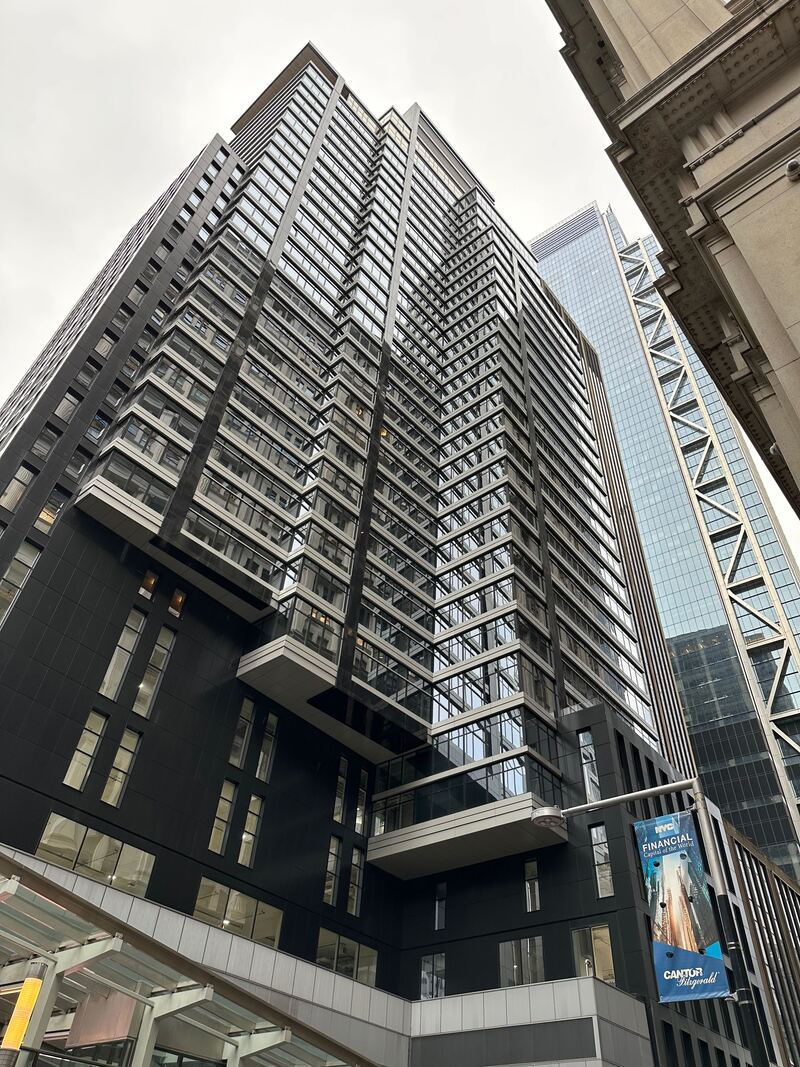
#> input picture samples/nyc-office-skyscraper.jpeg, 800 x 1067 px
$ python kirsch.py samples/nyc-office-skyscraper.jpeg
#> lines starting #> are read from the running program, lines starting #| are printed output that depends on the picture
#!/usr/bin/env python3

import argparse
import os
import sys
import time
import math

import numpy as np
from PIL import Image
from scipy.signal import convolve2d
import cupy as cp

# Input Arguments
def sposint(val):
    val = int(val)
    if val <= 0:
        raise argparse.ArgumentTypeError(f'{val} invalid positive int value')
    return val

aparser = argparse.ArgumentParser(
    description='Compute a map of edges and their directions from input ' \
                'images using the Kirsch operator.')
aparser.add_argument('-s', '--suffix', dest='img_suffix', metavar='suffix',
    default='_edge', type=str,
    help='a string to append to the end of the input filename')
aparser.add_argument('-a', '--accel-gpu', dest='accel_gpu', default=False,
    action='store_true',
    help='enable GPGPU acceleration through CUDA')
aparser.add_argument('-c', '--colour', dest='img_colour_map',
    choices=('mono', 'sim', 'fpga'), default='sim', type=str,
    help='select the output edge colour mapping, \'sim\' and \'fpga\' are ' \
        'the ECE 327 colour mappings (default: sim)')
aparser.add_argument('-t', '--threshold', dest='threshold',
    metavar='deriv_threshold', default='383', type=int,
    help='the maximum edge direction derivative threshold (default: 383)')
aparser.add_argument('-r', '--resize', dest='img_ratio', metavar='ratio',
    default=1, type=sposint,
    help='scaling factor of each input pixel (default: 1)')
aparser.add_argument('img_files', nargs='+', type=str)

args = aparser.parse_args()

# Directional Colour Mappings
bg_colour = np.array([0, 0, 0])
cmaps = np.array([
    # sim colours
    [[0, 100, 200], [100, 200, 0], [0, 200, 100], [255, 0, 0],
     [0, 0, 255], [200, 100, 0], [0, 255, 0], [200, 0, 100]],
    # fpga colours
    [[0, 0, 255], [255, 0, 0], [0, 255, 0], [255, 255, 0],
     [85, 85, 85], [255, 0, 255], [0, 255, 255], [255, 255, 255]],
    # mono colour
    [[255, 127, 0], [255, 127, 0], [255, 127, 0], [255, 127, 0],
      [255, 127, 0], [255, 127, 0], [255, 127, 0], [255, 127, 0]]
    ])

# Function Definitions
def getKirschFilters():
    kirsch = [5, -3, -3, -3, -3, -3, 5, 5]
    rot = lambda l, n: l[-n:] + l[:-n]
    filts = np.zeros((8, 3, 3), dtype=np.int32)
    for d in range(8):
        filts[d] = np.array([kirsch[0:3],
                             [kirsch[7], 0, kirsch[3]],
                             kirsch[6:3:-1]], dtype=np.int32)
        kirsch = rot(kirsch, 1)
    return filts

# Main Program
def main():
    cmap = args.img_colour_map
    cmap_idx = 0 if (cmap == 'sim') else (1 if (cmap == 'fpga') else 2)
    thres = args.threshold
    scale = args.img_ratio
    filts = getKirschFilters()

    for n, file in enumerate(args.img_files):
        t0 = time.time_ns()

        try:
            img_grey = np.asarray(Image.open(args.img_files[n]).convert('L'))
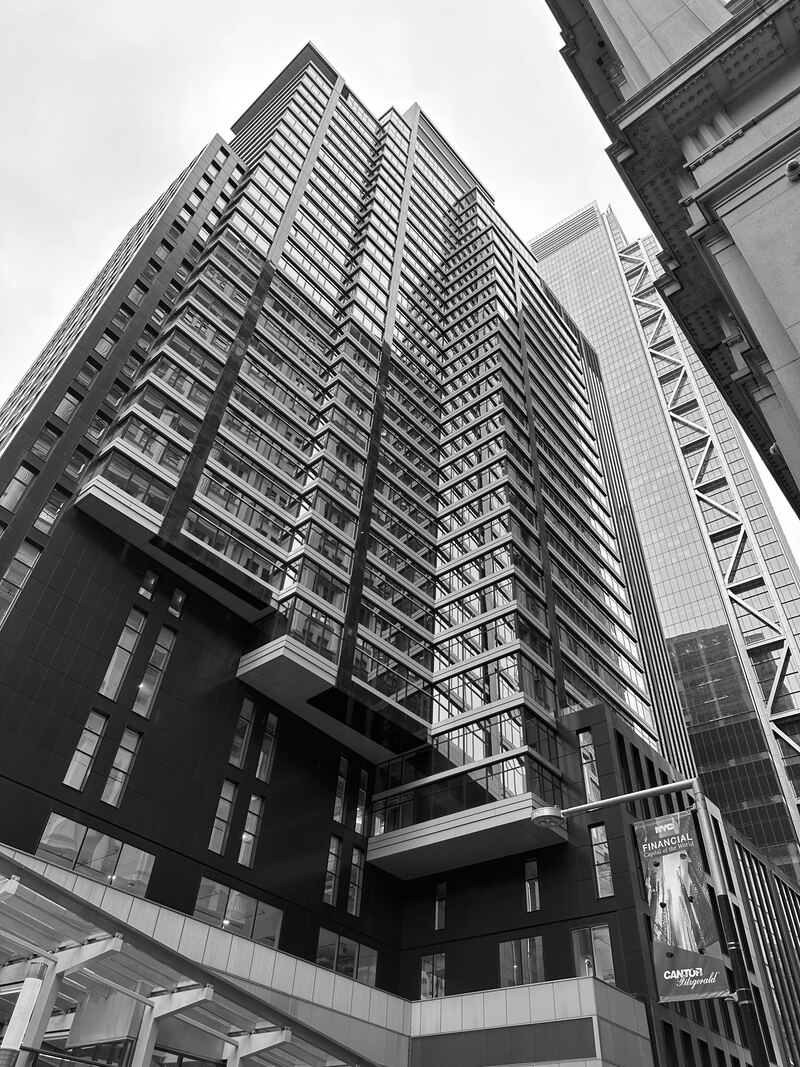
#> img_grey: shape (1067, 800); min 0, max 255, mean 116.6
        except IOError:
            sys.exit(f'Fatal Error: Could not open file {file}')

        height, width = img_grey.shape
#> height = 1067; width = 800

        print(f'[File {n+1} of {len(args.img_files)}: ' \
              f'{file} ({width}x{height})]')
#| [File 1 of 1: samples/nyc-office-skyscraper.jpeg (800x1067)]

        if not(args.accel_gpu):
            img_edge = np.zeros((height*scale, width*scale, 3), dtype=np.uint8)

            # Compute directional derivative,
            ct0 = time.time_ns()
            derivs = np.zeros((8, height, width), dtype=np.int32)
            for d in range(8):
                filt = np.flipud(np.fliplr(filts[d]))
                derivs[d] = convolve2d(img_grey, filt, mode='same',
                                       boundary='symm')

            # Threshold and max direction
            max_derivs = np.max(derivs, axis=0)
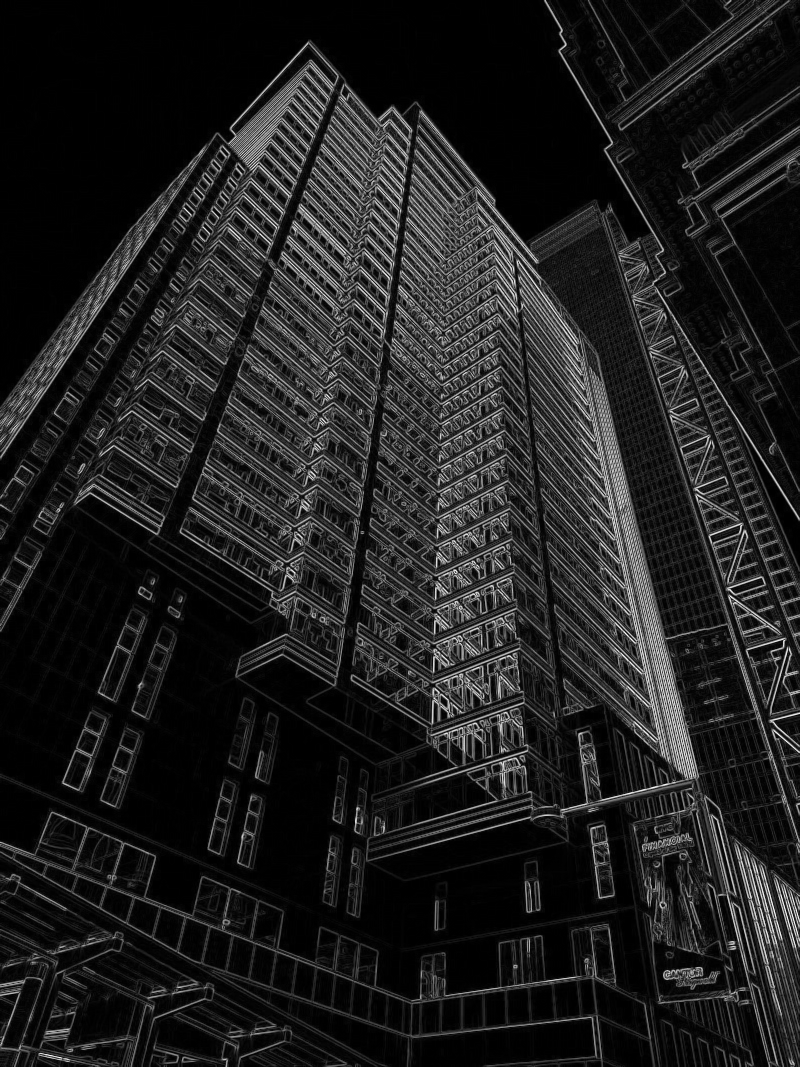
#> max_derivs: shape (1067, 800) int32; min 0, max 3235, mean 403.1; drawn with min black and max white
            max_dirs = np.argmax(derivs, axis=0)
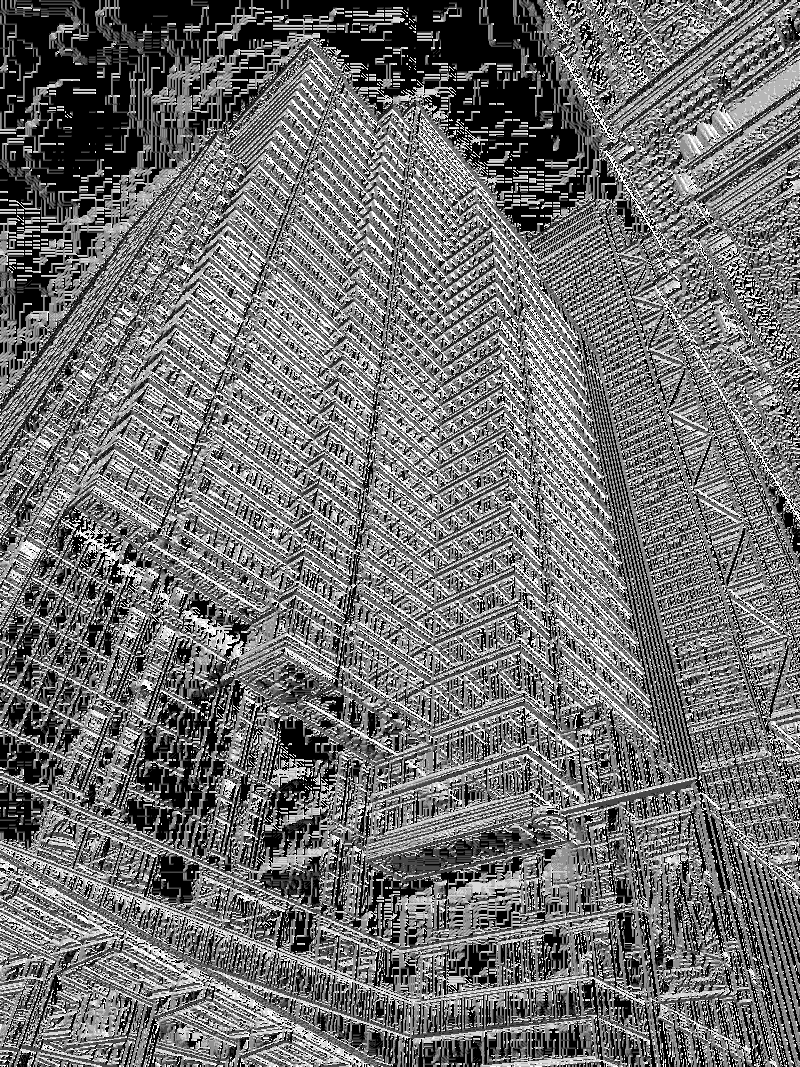
#> max_dirs: shape (1067, 800) int64; min 0, max 7, mean 3.09; drawn with min black and max white

            for irow in range(height):
                for icol in range(width):
                    def getEdgePixel(dv, dr):
                        return cmaps[cmap_idx][dr] if dv > thres else bg_colour
                    pixVal = getEdgePixel(max_derivs[irow, icol],
                                          max_dirs[irow, icol])
                    for oy in range(scale):
                        for ox in range(scale):
                            orow = irow*scale + oy
                            ocol = icol*scale + ox
                            img_edge[orow][ocol] = pixVal
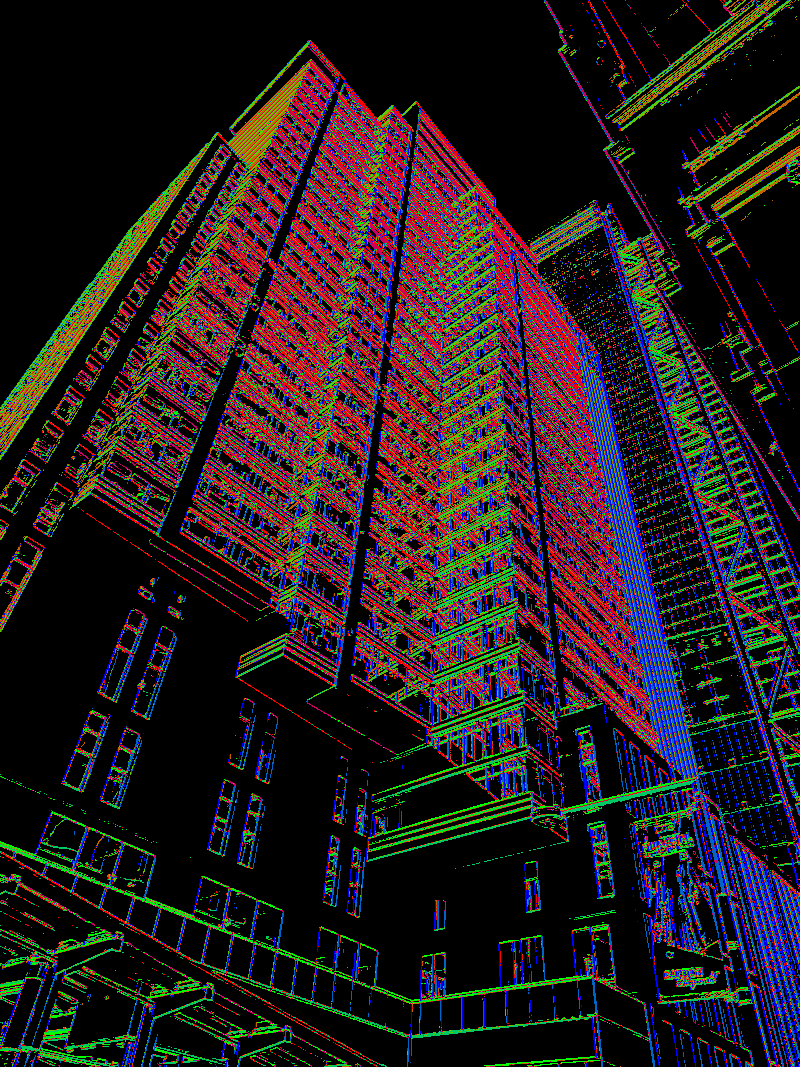
#> img_edge: shape (1067, 800, 3); mean of channels 0, 1, 2 37.2, 28.4, 30.5; drawn as R, G, B

            ct1 = time.time_ns()
            print(f'CPU time: {(ct1-ct0)/1e6} ms')

            img_edge = Image.fromarray(img_edge)

        else:
            d_img_grey = cp.asarray(img_grey, dtype=np.uint8)
            d_img_edge = cp.asarray(np.zeros((height*scale, width*scale, 3),
                                             dtype=np.uint8))

            with open('kirsch.cu', 'r') as cu_src:
                kirsch_mod = cp.RawModule(code=cu_src.read())

            # Constants
            pd_KF = kirsch_mod.get_global('KF')
            d_KF = cp.ndarray(filts.shape, cp.int32, pd_KF)
            d_KF[::] = cp.asarray(filts, cp.int32)

            pd_CMAPS = kirsch_mod.get_global('CMAPS')
            d_CMAPS = cp.ndarray(cmaps.shape, cp.uint32, pd_CMAPS)
            d_CMAPS[::] = cp.asarray(cmaps, cp.uint32)

            # Execute kernel
            kirsch_filter = kirsch_mod.get_function('kirsch_filter')
            kt0 = time.time_ns()
            kirsch_filter((math.ceil(width/32), math.ceil(height/32)),
                            (32,32,),
                            (d_img_grey, d_img_edge, width, height,
                            thres, cmap_idx, scale))
            kt1 = time.time_ns()
            print(f'CUDA Kernel time: {(kt1-kt0)/1e6} ms')

            img_edge = Image.fromarray(cp.asnumpy(d_img_edge))

        try:
            ofile = f'{os.path.splitext(file)[0]}{args.img_suffix}' \
                    f'{os.path.splitext(file)[1]}'
            owidth, oheight = img_edge.size
#> owidth = 800; oheight = 1067
            img_edge.save(ofile)
            print(f'Output: {ofile} ({owidth}x{oheight})')
#| Output: samples/nyc-office-skyscraper_edge.jpeg (800x1067)
        except IOError:
            sys.exit(f'Fatal Error: Could not write to file {file}')

        t1 = time.time_ns()
        print(f'Total file time: {(t1-t0)/1e6} ms')

        print('')

    print('Success.')

if __name__ == '__main__': main()

$ run again, on samples/sunnyvale-hummingbird.jpeg
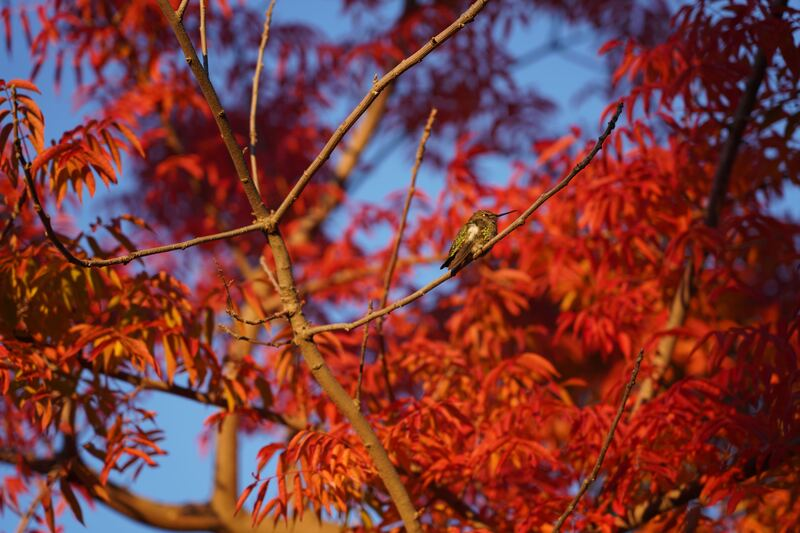
#> input picture samples/sunnyvale-hummingbird.jpeg, 800 x 533 px
#| [File 1 of 1: samples/sunnyvale-hummingbird.jpeg (800x533)]
#> in main, `max_dirs = np.argmax(derivs, axis=0)`:
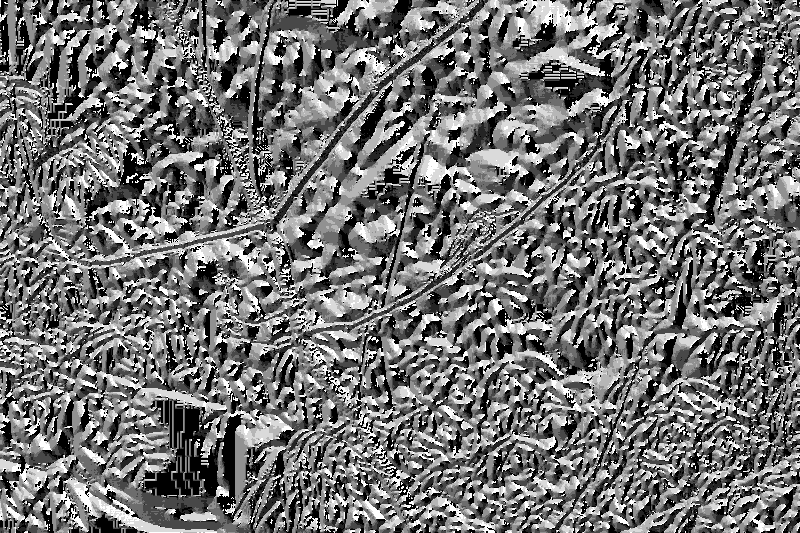
#> max_dirs: shape (533, 800) int64; min 0, max 7, mean 3.16; drawn with min black and max white
#> after the loop in main, `for irow in range(height):`:
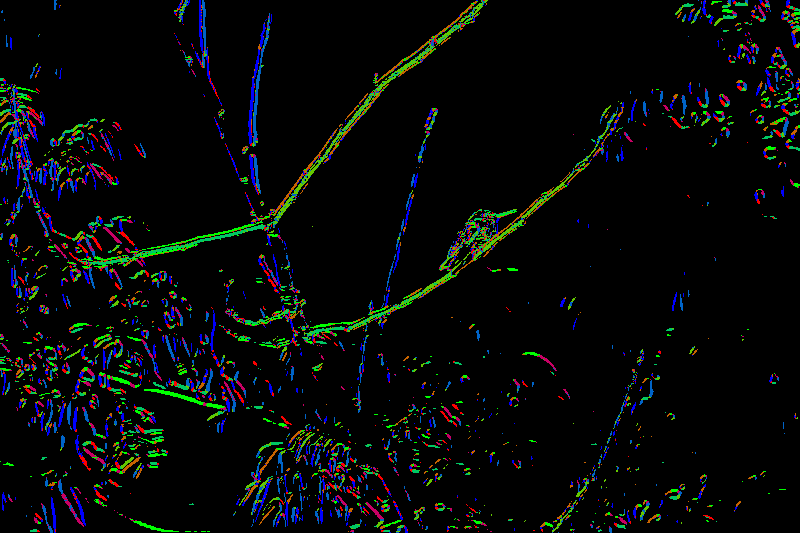
#> img_edge: shape (533, 800, 3); mean of channels 0, 1, 2 6.6, 9, 8.8; drawn as R, G, B
#| Output: samples/sunnyvale-hummingbird_edge.jpeg (800x533)

$ run again, on samples/tokyo-ueno-station.jpeg
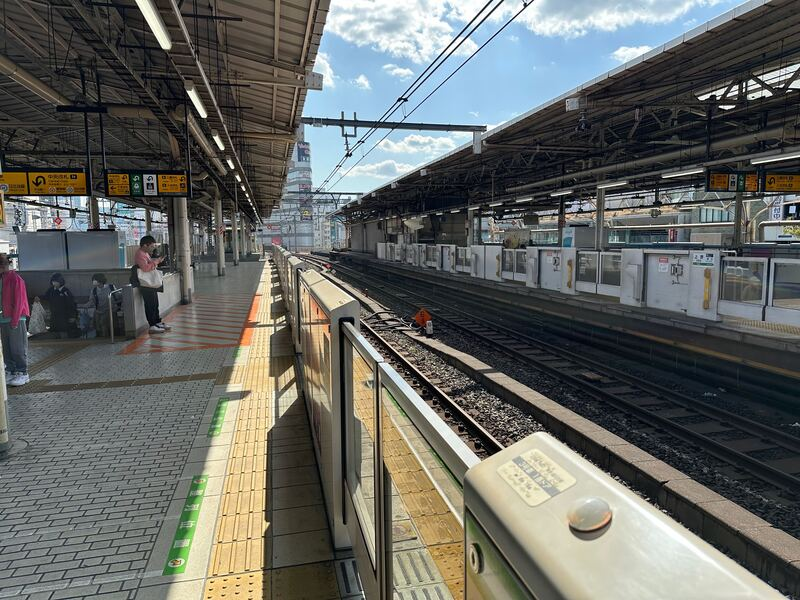
#> input picture samples/tokyo-ueno-station.jpeg, 800 x 600 px
#| [File 1 of 1: samples/tokyo-ueno-station.jpeg (800x600)]
#> in main, `max_dirs = np.argmax(derivs, axis=0)`:
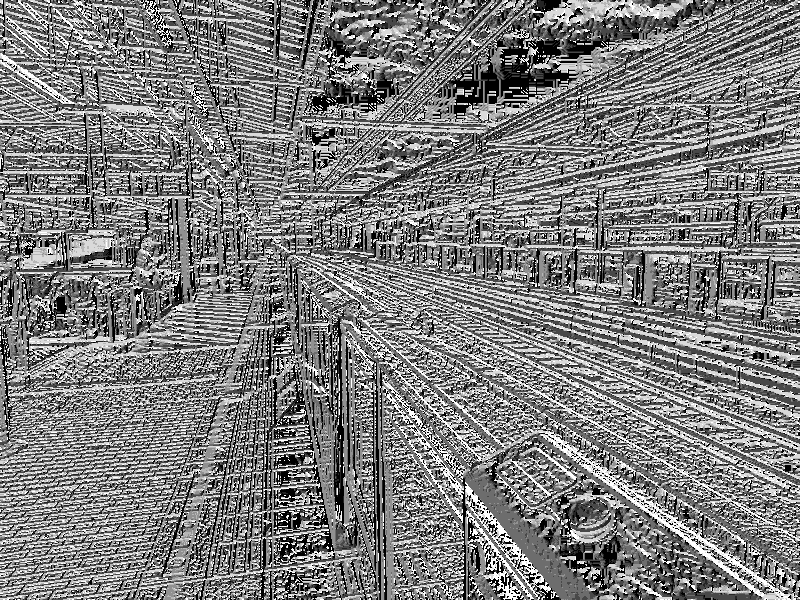
#> max_dirs: shape (600, 800) int64; min 0, max 7, mean 3.47; drawn with min black and max white
#> after the loop in main, `for irow in range(height):`:
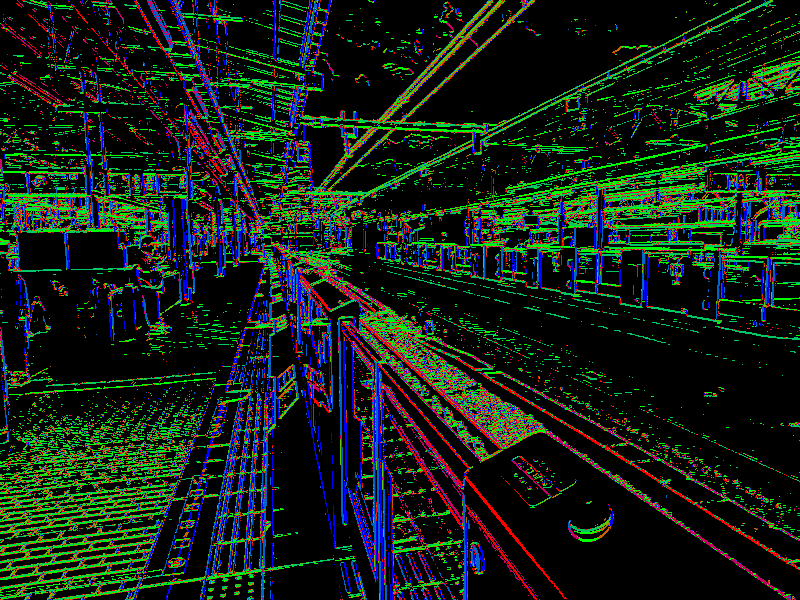
#> img_edge: shape (600, 800, 3); mean of channels 0, 1, 2 19.8, 32.8, 22.9; drawn as R, G, B
#| Output: samples/tokyo-ueno-station_edge.jpeg (800x600)
